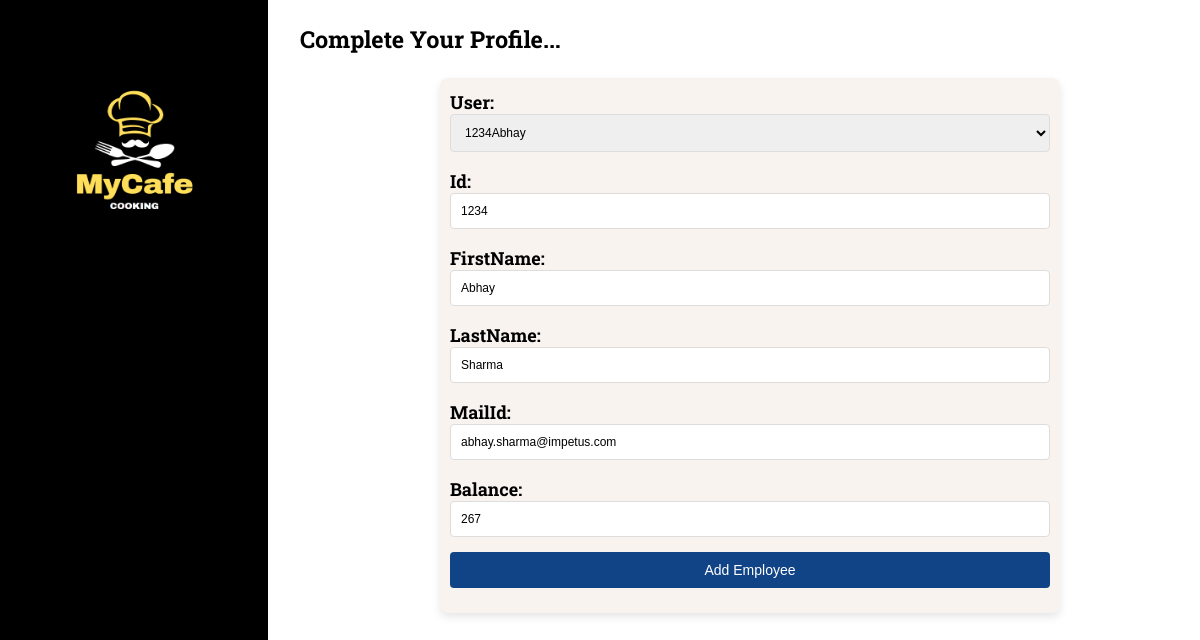
The app's page /update-employee/1234 with its own data.
### base/models.py (models this page shows, shortened)
class Employees(models.Model):
    user = models.OneToOneField(User, on_delete=models.CASCADE, primary_key=True, related_name='employee_profile')
    Id = models.PositiveIntegerField(unique=True)
    FirstName = models.CharField(max_length=200)
    FirstName=models.CharField(max_length=200)
    LastName=models.CharField(max_length=200)
    MailId=models.EmailField()
    Balance = models.PositiveIntegerField( default=0)
    updated =models.DateTimeField(auto_now =True)
    created=models.DateTimeField(auto_now_add=True)
    class Meta:
        ordering =['-updated','-created']

### base/views.py (the view)
# urls.py: path('update-employee/<int:pk>',views.updateUser,name='updateUser'),
def updateUser(request, pk):
    employee = get_object_or_404(Employees, Id=pk)
    if request.method == "POST":
        form = EmployeeForm(request.POST, instance=employee)
        if form.is_valid():
            form.save()
            return redirect('employeeData')
    else:
        form = EmployeeForm(instance=employee)
    context = {'form': form}
    return render(request, 'base/admin/employee/employee_form.html', context)

### base/forms.py
class EmployeeForm(ModelForm):
    class Meta:
        model =Employees
        fields = '__all__'

### base/context_processors.py (called while the page is built)
def is_admin_user(request):
    if request.user.is_authenticated:
        is_admin = 'admin' in request.user.username.lower()
    else:
        is_admin = False
    return {
        'is_admin': is_admin
    }

### base/templates/base/admin/employee/employee_form.html (shortened to what this page needs)
{% extends 'main.html' %}
{% block content %}
<div class="profile-container">
    <h3>Complete Your Profile...</h3>
    <div class="profile-form-container">
        <form method="POST" action="" class="employee-profile-form">
            {{ form.as_p }}
            <input type="submit" value="Add Employee" class="submit-btn">
        </form>
    </div>
</div>
{% endblock %}

### static/css/styles.css (style rules this page uses)
body { margin:0; padding:0; display:grid; grid-template-columns: 1fr 3fr; font-family: "Roboto Slab", serif; font-size:1.25rem; }
input[type="submit"] { background-color: #4fb497; color: #ffffff; border: none; padding: 10px 20px; border-radius: 4px; cursor: pointer; }
.profile-form-container { background-color: #f8f3ef; padding: 10px; margin: 20px auto; border-radius: 8px; box-shadow: 0 4px 8px rgba(0, 0, 0, 0.1); max-width: 600px; }
.employee-profile-form { display: flex; flex-direction: column; }
.employee-profile-form label { margin-bottom: 5px; font-weight: bold; font-size:18px; }
.employee-profile-form input, .employee-profile-form select { padding: 10px; font-size: 12px; border-radius: 4px; border: 1px solid #ddd; margin-bottom: 15px; width: 100%; box-sizing: border-box; }
.employee-profile-form p { margin: 0; }
.employee-profile-form .submit-btn { background-color: #114486; color: white; padding: 10px 20px; border: none; border-radius: 4px; cursor: pointer; font-size: 14px; }
.employee-profile-form label { margin-bottom: 5px; font-weight: bold; }

### records on screen
Employees: user "1234Abhay", Id "1234", FirstName "Abhay", LastName "Sharma", MailId "abhay.sharma@impetus.com", Balance "267"
